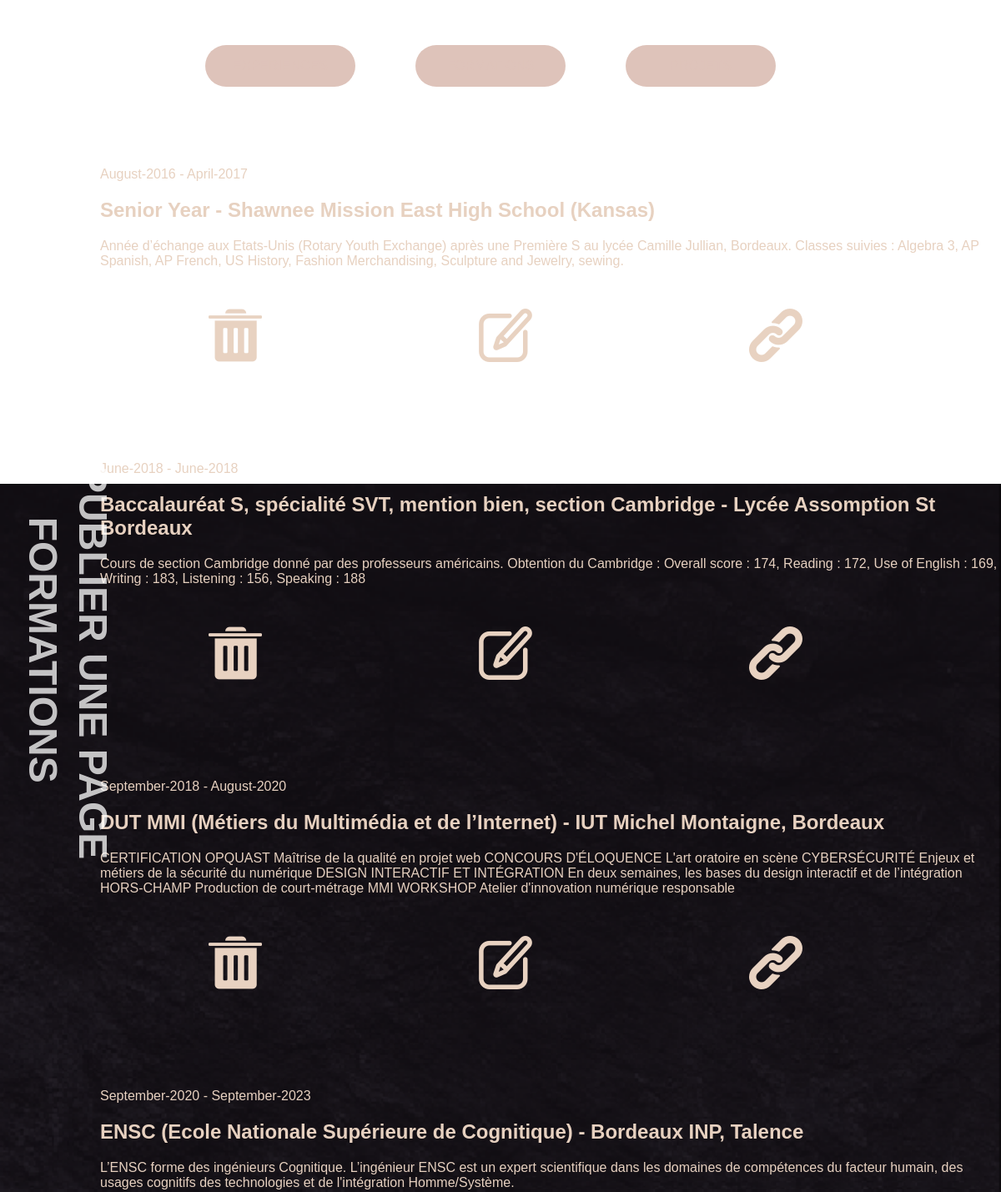
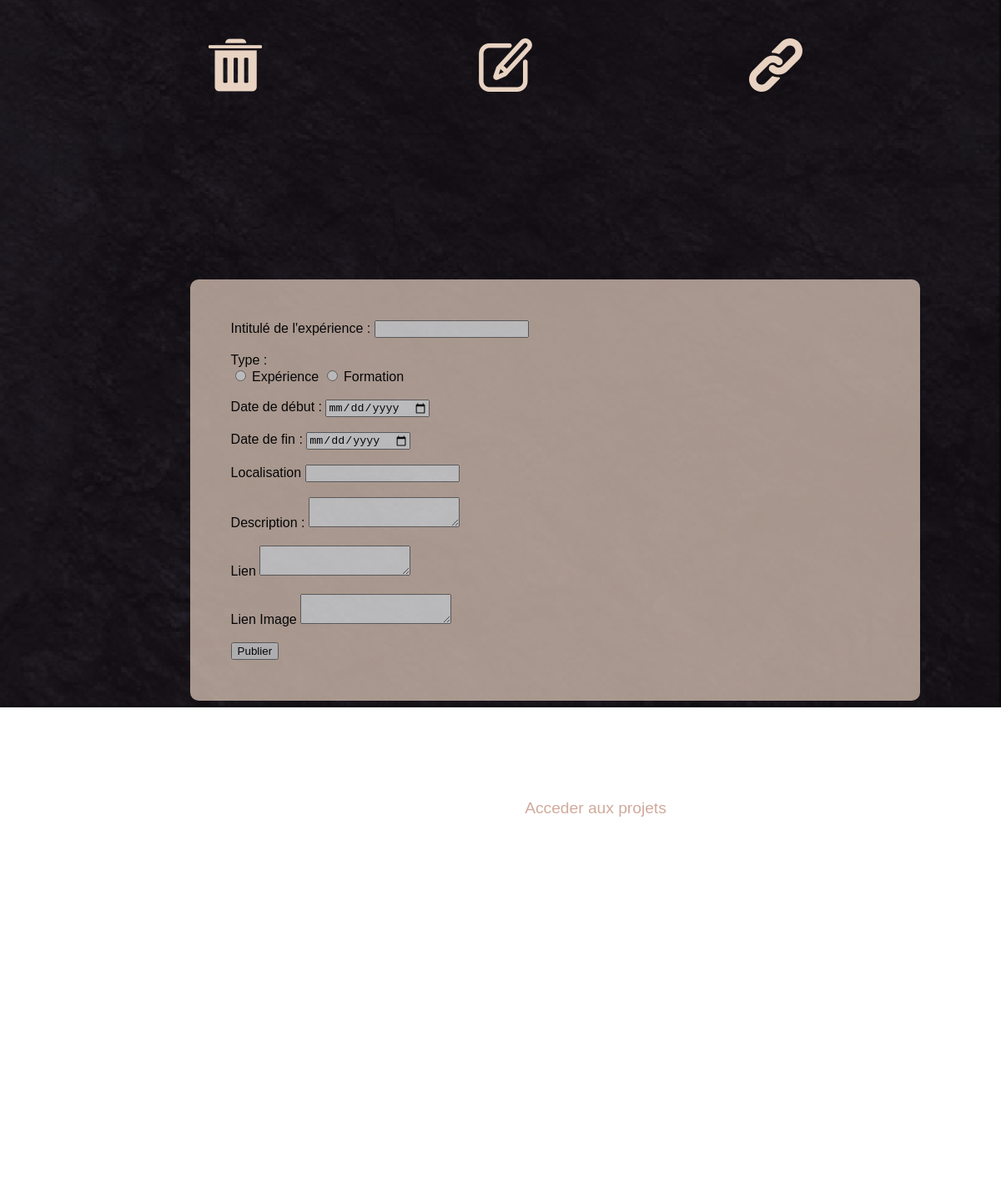
The app's page /Formations.php (signed in) with its own data (2 pictures, top to bottom).
### tables this page shows
CREATE TABLE `pages` (
  `Id_Pages` int(11) NOT NULL,
  `DateDebut` date NOT NULL,
  `DateFin` date DEFAULT NULL,
  `Titre` text NOT NULL,
  `Localisation` text DEFAULT NULL,
  `Description` text DEFAULT NULL,
  `Lien` varchar(50) DEFAULT NULL,
  `Type` smallint(6) NOT NULL,
  `LienImg` text DEFAULT NULL,
  `Id_User` varchar(50) NOT NULL
);

### Fonctions.php (called while the page is built, shortened)
<?php
	function check_connected()
	{
		if(!isset($_SESSION['Id_User']))
		{
			return false;
		}
		else{
			return true;
		}
	}
?>

### Formations.php (the view, shortened to what this page needs)
<?php
include_once "Fonctions.php";
include_once "NavBarre.php";
    $req = $bdd->query('SELECT * FROM pages  WHERE pages.Type = 1 ');
?>
<!DOCTYPE html>
<html lang="fr">
<head>
  <link rel="stylesheet" href="stylesheet.css">
</head>
<body>
<div class ="contenant">
    <div class = "titre">
      <h1> FORMATIONS </h1>
    </div>
      <?php foreach ($req as $result) { ?>
      <div class="experiences">
        <?php
        $dateDeb = date_create( $result['DateDebut']);
        echo date_format($dateDeb,"F-Y");?>
          -
        <?php
        $dateFin = date_create( $result['DateFin']);
        echo date_format($dateFin,"F-Y");  ?>
          <h2>
          <strong>
            <?php echo $result["Titre"]?>
          </strong> -
            <?php echo $result["Localisation"]?>
          </h2>
            <?php echo $result["Description"]?>
            <?php if (check_connected()==true) {?>
            <div class="lien">
            <a>
              <img src="images/supprimer.png"alt="Lien vers site externe"/>
            </a>
            <a>
              <img src="images/modifier.png"alt="Lien vers site externe"/>
            </a>
            <a href=<?= $result['Lien'] ?> target="_blank">
              <img src="images/link.png"alt="Lien vers site externe"/>
            </a>
            </div>
        <?php }?>
      </div>
      <?php }?>
        <?php if (check_connected()==true) {?>
          <?php  include ("ModifPages.php"); ?>
        <?php } ?>
</body>
</html>

### stylesheet.css (style rules this page uses)
html, body { margin:0; padding:0; }
.titre { font-family: monserrat, sans-serif; color: #ffffff; position: fixed; transform: rotate(90deg); font-size: 150%; padding :20px; min-width: 350px; top: 25%; left: -12%; opacity:75%; }
.contenant { background-image: url(images/fond.png); background-repeat: no-repeat; background-attachment:fixed; background-size: 100%; background-position: 100%; font-family: monserrat, sans-serif; color: #e7d1c0; text-align: left; display: flex; flex-direction: column; row-gap: 70px; padding-left: 10%; padding-bottom: 200px; }
.experiences { opacity:100%; }
a { display: flex; justify-content: flex-end; flex-direction: row; row-gap: 10%; padding: 5%; justify-content: space-around; align-items: right; }
.lien { display: flex; justify-content: flex-end; flex-direction: row; row-gap: 10%; padding-right: 10%; justify-content: space-around; align-items: right; }
a { font-family: monserrat, sans-serif; font-size: 120%; color: #d0aa9d; text-decoration: none; text-align: center; }

### records on screen
pages: DateDebut "August-2016", DateFin "April-2017", Titre "Senior Year", Localisation "Shawnee Mission East High School (Kansas)", Description "Année d’échange aux Etats-Unis (Rotary Youth Exchange) après une Première S au lycée Camille Jullian, Bordeaux. Classes suivies : Algebra 3, AP Spanish, AP French, US History, Fashion Merchandising, Sculpture and Jewelry, sewing."
pages: DateDebut "June-2018", DateFin "June-2018", Titre "Baccalauréat S, spécialité SVT, mention bien, section Cambridge", Localisation "Lycée Assomption St Bordeaux", Description "Cours de section Cambridge donné par des professeurs américains. Obtention du Cambridge : Overall score : 174, Reading : 172, Use of English : 169, Writing : 183, Listening : 156, Speaking : 188"
pages: DateDebut "September-2018", DateFin "August-2020", Titre "DUT MMI (Métiers du Multimédia et de l’Internet)", Localisation "IUT Michel Montaigne, Bordeaux", Description "CERTIFICATION OPQUAST Maîtrise de la qualité en projet web CONCOURS D'ÉLOQUENCE L'art oratoire en scène CYBERSÉCURITÉ Enjeux et métiers de la sécurité du numérique DESIGN INTERACTIF ET INTÉGRATION En deux semaines, les bases du design interactif et de l’intégration HORS-CHAMP Production de court-métrage MMI WORKSHOP Atelier d'innovation numérique responsable"
pages: DateDebut "September-2020", DateFin "September-2023", Titre "ENSC (Ecole Nationale Supérieure de Cognitique)", Localisation "Bordeaux INP, Talence", Description "L’ENSC forme des ingénieurs Cognitique. L’ingénieur ENSC est un expert scientifique dans les domaines de compétences du facteur humain, des usages cognitifs des technologies et de l'intégration Homme/Système."
